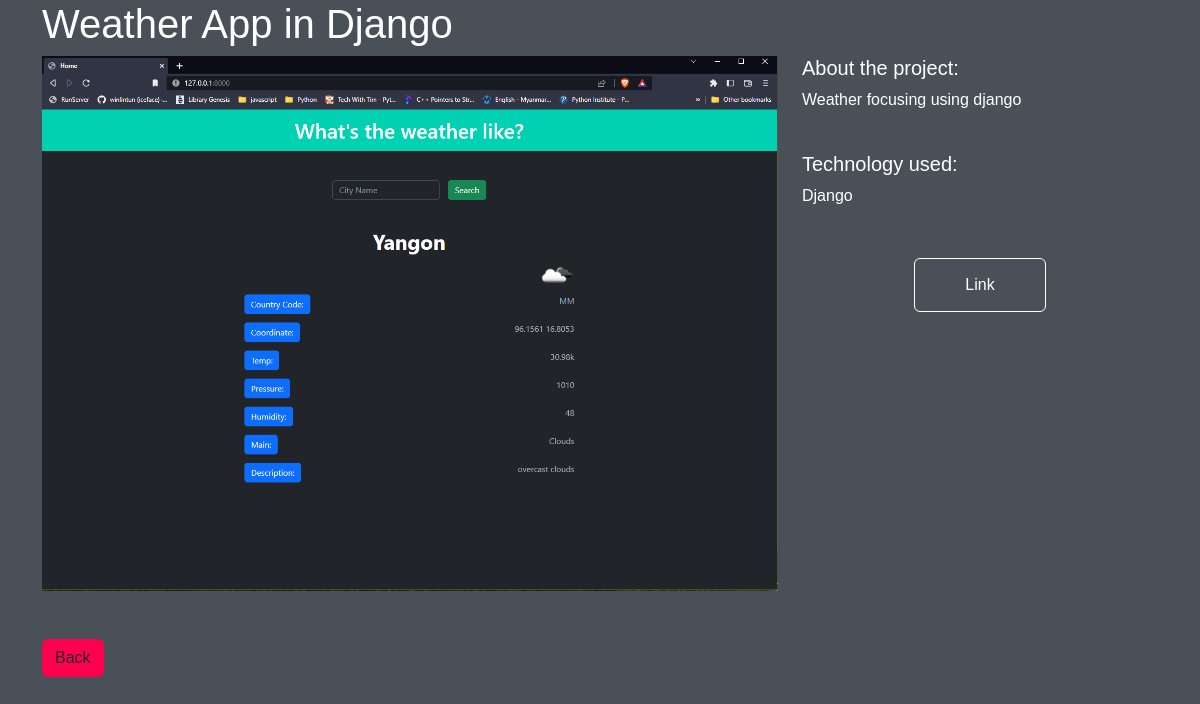
The app's page /5/ with its own data.
### personal_portfolio/models.py (models this page shows, shortened)
class Project(models.Model):
	title = models.CharField(max_length=100)
	description = models.TextField()
	technology = models.CharField(max_length=20)
	image = models.ImageField(upload_to="img")
	link = models.CharField(max_length=2080, blank=True, null=True)

### personal_portfolio/views.py (the view)
# urls.py: path("<int:pk>/", views.ProjectDetailView.as_view(), name="detail"),
class ProjectDetailView(DetailView):
	template_name = "personal_portfolio/detail.html"
	queryset = Project.objects.all()

### personal_portfolio/templates/personal_portfolio/detail.html (shortened to what this page needs)
{% extends 'base.html' %}
{% block content %}
	<div class="container">
		<h1>{{ object.title}}</h1>
		<div class="row">
			<div class="col-md-8">
				<img src="{{ object.image.url }}" width="100%">
			</div>
			<div class="col-md-4">
				<h5>About the project:</h5>
				<p>{{ object.description }}</p>
				<br>
				<h5>Technology used:</h5>
				<p>{{ object.technology }}</p>
				<p><a href="{{ object.link }}" class="btn mybtn" target="_blank">Link</a></p>
			</div>
		</div>
		<div class="mt-5">
			<a href="{% url 'explorer' %}" class="btn btn-2">Back</a>
		</div>
	</div>
{% endblock %}

### static/css/main.css (style rules this page uses)
* { padding: 0; margin: 0; font-family: 'Popins', sans-serif; box-sizing: border-box; }
html { scroll-behavior: smooth; }
body { background-color: #495057; color: #fff; }
.mybtn { display: block; margin: 50px auto; width: fit-content; border: 1px solid white; padding: 14px 50px; border-radius: 6px; text-decoration: none; color: #fff; transition: background 0.5s; }
.btn-2 { display: inline-block; background-color: #ff004f; }

### records on screen
Project: title "Weather App in Django", image (picture), description "Weather focusing using django", technology "Django"
